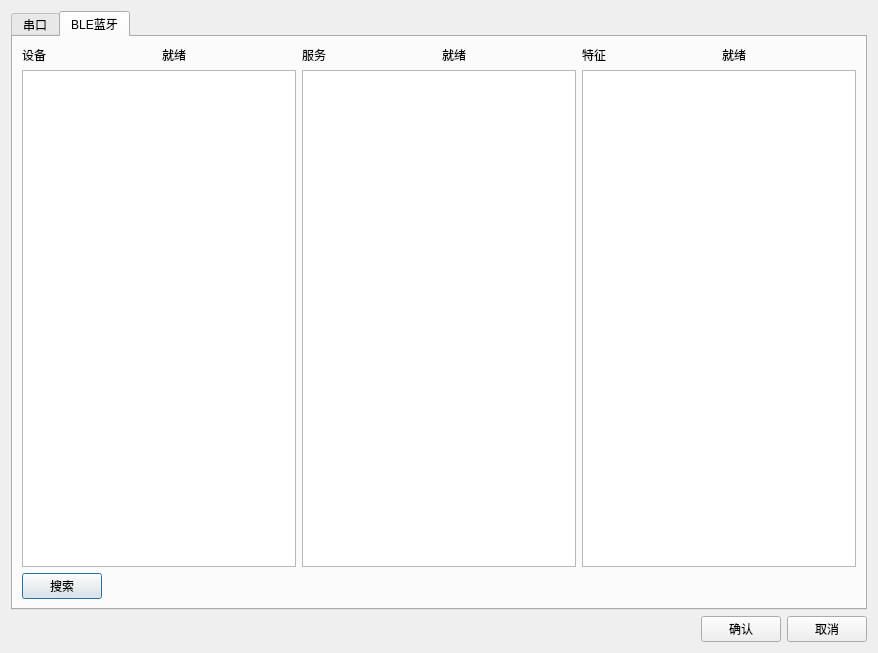
<?xml version="1.0" encoding="UTF-8"?>
<ui version="4.0">
 <class>ConnectionDialog</class>
 <widget class="QDialog" name="ConnectionDialog">
  <property name="geometry">
   <rect>
    <x>0</x>
    <y>0</y>
    <width>878</width>
    <height>653</height>
   </rect>
  </property>
  <property name="windowTitle">
   <string>配置通讯方式</string>
  </property>
  <layout class="QVBoxLayout" name="verticalLayout">
   <item>
    <widget class="QTabWidget" name="tabWidget">
     <property name="currentIndex">
      <number>1</number>
     </property>
     <widget class="QWidget" name="tab_SerialPort">
      <attribute name="title">
       <string>串口</string>
      </attribute>
      <layout class="QHBoxLayout" name="horizontalLayout_5" stretch="1,2">
       <item>
        <layout class="QFormLayout" name="formLayout">
         <item row="0" column="0">
          <widget class="QLabel" name="label">
           <property name="text">
            <string>串口：</string>
           </property>
          </widget>
         </item>
         <item row="0" column="1">
          <widget class="QComboBox" name="cb_PortName"/>
         </item>
         <item row="1" column="0">
          <widget class="QLabel" name="label_2">
           <property name="text">
            <string>波特率：</string>
           </property>
          </widget>
         </item>
         <item row="1" column="1">
          <widget class="QComboBox" name="cb_Baudrate">
           <property name="currentIndex">
            <number>3</number>
           </property>
           <item>
            <property name="text">
             <string>1200</string>
            </property>
           </item>
           <item>
            <property name="text">
             <string>2400</string>
            </property>
           </item>
           <item>
            <property name="text">
             <string>4800</string>
            </property>
           </item>
           <item>
            <property name="text">
             <string>9600</string>
            </property>
           </item>
           <item>
            <property name="text">
             <string>19200</string>
            </property>
           </item>
           <item>
            <property name="text">
             <string>38400</string>
            </property>
           </item>
           <item>
            <property name="text">
             <string>57600</string>
            </property>
           </item>
           <item>
            <property name="text">
             <string>115200</string>
            </property>
           </item>
           <item>
            <property name="text">
             <string>128000</string>
            </property>
           </item>
           <item>
            <property name="text">
             <string>230400</string>
            </property>
           </item>
           <item>
            <property name="text">
             <string>256000</string>
            </property>
           </item>
           <item>
            <property name="text">
             <string>460800</string>
            </property>
           </item>
           <item>
            <property name="text">
             <string>921600</string>
            </property>
           </item>
          </widget>
         </item>
         <item row="2" column="0">
          <widget class="QLabel" name="label_3">
           <property name="text">
            <string>数据位：</string>
           </property>
          </widget>
         </item>
         <item row="2" column="1">
          <widget class="QComboBox" name="cb_DataBits"/>
         </item>
         <item row="3" column="0">
          <widget class="QLabel" name="label_4">
           <property name="text">
            <string>停止位：</string>
           </property>
          </widget>
         </item>
         <item row="3" column="1">
          <widget class="QComboBox" name="cb_StopBits"/>
         </item>
         <item row="4" column="0">
          <widget class="QLabel" name="label_5">
           <property name="text">
            <string>校验位：</string>
           </property>
          </widget>
         </item>
         <item row="4" column="1">
          <widget class="QComboBox" name="cb_Parity"/>
         </item>
        </layout>
       </item>
       <item>
        <spacer name="horizontalSpacer_2">
         <property name="orientation">
          <enum>Qt::Orientation::Horizontal</enum>
         </property>
         <property name="sizeHint" stdset="0">
          <size>
           <width>40</width>
           <height>20</height>
          </size>
         </property>
        </spacer>
       </item>
      </layout>
     </widget>
     <widget class="QWidget" name="tab_BLE">
      <attribute name="title">
       <string>BLE蓝牙</string>
      </attribute>
      <layout class="QVBoxLayout" name="verticalLayout_2">
       <item>
        <layout class="QGridLayout" name="gridLayout">
         <item row="0" column="0">
          <layout class="QHBoxLayout" name="horizontalLayout">
           <item>
            <widget class="QLabel" name="label_6">
             <property name="text">
              <string>设备</string>
             </property>
            </widget>
           </item>
           <item>
            <widget class="QLabel" name="lb_DiscoverDevicesState">
             <property name="text">
              <string>就绪</string>
             </property>
            </widget>
           </item>
          </layout>
         </item>
         <item row="0" column="1">
          <layout class="QHBoxLayout" name="horizontalLayout_2">
           <item>
            <widget class="QLabel" name="label_8">
             <property name="text">
              <string>服务</string>
             </property>
            </widget>
           </item>
           <item>
            <widget class="QLabel" name="lb_DiscoverServicesState">
             <property name="text">
              <string>就绪</string>
             </property>
            </widget>
           </item>
          </layout>
         </item>
         <item row="0" column="2">
          <layout class="QHBoxLayout" name="horizontalLayout_3">
           <item>
            <widget class="QLabel" name="label_10">
             <property name="text">
              <string>特征</string>
             </property>
            </widget>
           </item>
           <item>
            <widget class="QLabel" name="lb_DiscoverCharacteristicsState">
             <property name="text">
              <string>就绪</string>
             </property>
            </widget>
           </item>
          </layout>
         </item>
         <item row="1" column="0">
          <widget class="QListWidget" name="list_Devices"/>
         </item>
         <item row="1" column="1">
          <widget class="QListWidget" name="list_Services"/>
         </item>
         <item row="1" column="2">
          <widget class="QListWidget" name="list_Characteristics"/>
         </item>
        </layout>
       </item>
       <item>
        <layout class="QHBoxLayout" name="horizontalLayout_4">
         <item>
          <widget class="QPushButton" name="bt_StartDiscovering">
           <property name="text">
            <string>搜索</string>
           </property>
          </widget>
         </item>
         <item>
          <spacer name="horizontalSpacer">
           <property name="orientation">
            <enum>Qt::Orientation::Horizontal</enum>
           </property>
           <property name="sizeHint" stdset="0">
            <size>
             <width>40</width>
             <height>20</height>
            </size>
           </property>
          </spacer>
         </item>
        </layout>
       </item>
      </layout>
     </widget>
    </widget>
   </item>
   <item>
    <layout class="QHBoxLayout" name="horizontalLayout_6">
     <item>
      <spacer name="horizontalSpacer_3">
       <property name="orientation">
        <enum>Qt::Orientation::Horizontal</enum>
       </property>
       <property name="sizeHint" stdset="0">
        <size>
         <width>40</width>
         <height>20</height>
        </size>
       </property>
      </spacer>
     </item>
     <item>
      <widget class="QPushButton" name="bt_OK">
       <property name="text">
        <string>确认</string>
       </property>
      </widget>
     </item>
     <item>
      <widget class="QPushButton" name="bt_Cancel">
       <property name="text">
        <string>取消</string>
       </property>
      </widget>
     </item>
    </layout>
   </item>
  </layout>
 </widget>
 <resources/>
 <connections/>
</ui>
